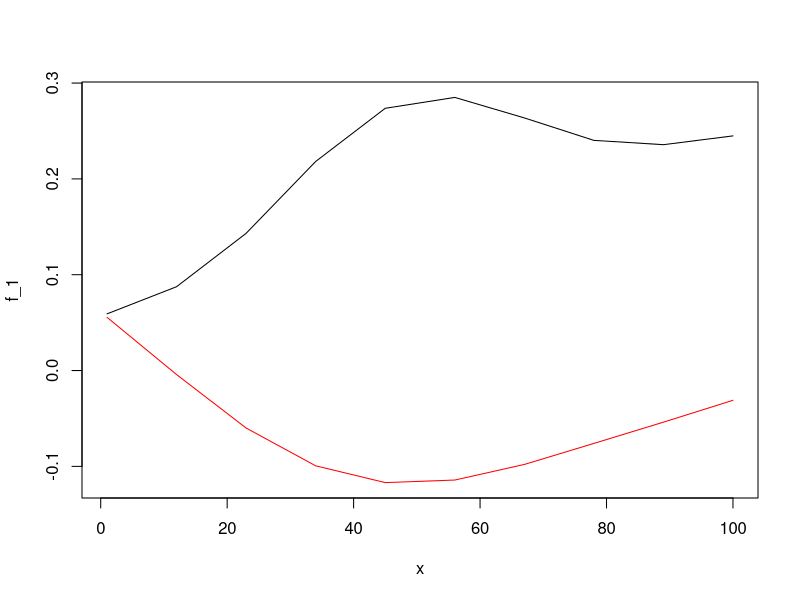

Write R code to recreate this figure. (Note: this script raises an error after producing the figure.)
library(mvtnorm)

set.seed(102)

data_format = NULL

# Setting up the true parameters / functional curves ---------------------------
x = seq(1, 100, by = 11)

s1 = 28
s2 = 38

U_1 = 1/(s1*sqrt(2 * pi))
U_2 = 1/(s2*sqrt(2 * pi))

# covariance for f_1 and f_2 
# U_j exp(-(x-t)^2  /  2s_j^2)
K_1 = K_2 = matrix(nrow=length(x), ncol = length(x))

# Additional attempt for K_1 and K_2
# tau2 = 0.0001
# sigma2 = 0.00001
# d = tau2/sigma2
# ones = matrix(1,nrow=100, ncol=1)
# 
# V = sigma2 * (diag(rep(100,100)) + d * (ones %*% t(ones)))

rownum = 1
for(i in x) {
    colnum = 1
    for(j in x) {
        K_1[rownum, colnum] = U_1 * exp(-((i - j)^2) / (2 * s1^2))
        K_2[rownum, colnum] = U_2 * exp(-((i - j)^2) / (2 * s2^2))
        colnum = colnum + 1
    }
    rownum = rownum + 1
}

f_1 = rmvnorm(n = 1, mean = rep(0, length(x)), sigma = K_1)
f_2 = rmvnorm(n = 1, mean = rep(0, length(x)), sigma = K_2)
plot(x, f_1, type = 'l', ylim = c(min(min(f_1), min(f_2)), max(max(f_1), max(f_2))))
lines(x, f_2, col = 'red')

pars = c( 0,       # init
          -2, -2,  # beta
          0.00005, # sigma2
          s1, s2 , # s1 and s2
          f_1, f_2) 

# par_index = list( init=1, beta = 2:3, sigma2 = 4, s = 5:6,
#                   f1 = 7:205,
#                   f2 = 206:length(pars))
par_index = list( init=1, beta = 2:3, sigma2 = 4, s = 5:6,
                  f1 = 7:26,
                  f2 = 27:length(pars))

for(ind in 1:100){
    
    # Generate the z_i ------------------------------------------------------------
    # z_i iid
    # z_1 = sample(x = 1:2, size = length(x), prob = c(0.7,0.3), replace = T)
    
    # z_i markov
    init_prob = c(1, exp(pars[par_index$init]))
    init_prob = init_prob / sum(init_prob)
    
    tpm = matrix(c(1, exp(pars[par_index$beta][1]),
                   exp(pars[par_index$beta][2]), 1), nrow=2, byrow = T)
    tpm = tpm / rowSums(tpm)
    
    z_2 = sample(x = 1:2, size = 1, prob = init_prob)
    for(i in 2:length(x)){
        z_2 = c(z_2, sample(x = 1:2, size = 1, prob = tpm[tail(z_2, 1), ]))
    }
    
    # Generate the data -----------------------------------------------------------
    
    y_2 = NULL
    
    for(i in 1:length(x)) {
        # if(z_1[i] == 1) y_1 = c(y_1, f_1[i])
        # else y_1 = c(y_1, f_2[i])
        if(z_2[i] == 1) y_2 = c(y_2, pars[par_index$f1][i])
        else y_2 = c(y_2, pars[par_index$f2][i])
    }
    
    sigma2 = pars[par_index$sigma2]
    
    y_2 = y_2 + sqrt(sigma2) * rnorm(length(y_2))
    # points(x, y_2)
    
    temp = cbind(ind, y_2, x, z_2)
    data_format = rbind(data_format, temp)
}

colnames(data_format) = c('id', 'y', 'x', 'true_state')

save(data_format, file = 'Data/data_format_2.rda')
save(pars, file = 'Data/true_pars_2.rda')
save(par_index, file = 'Data/par_index_2.rda')



# Initial test of getting splines to fit data
# library(splines)
# 
# deg   = 3
# ndx   = deg * length(x)^(1/5) 
# xr    = max(x)
# xl    = min(x)
# xmax  = xr + 0.01 * (xr - xl)
# xmin  = xl - 0.01 * (xr - xl)
# dt    = (xmax - xmin) / ndx
# knots = seq(xmin - deg * dt, xmax + deg * dt, by = dt)
# B     = splineDesign(knots = knots, x = x, ord = deg + 1, derivs = 0,outer.ok = TRUE)
# 
# 
# # Fit model
# fit = lsfit(B, y_1, intercept = T)
# lines(x, cbind(1, B) %*% fit$coefficients, col = 2)



